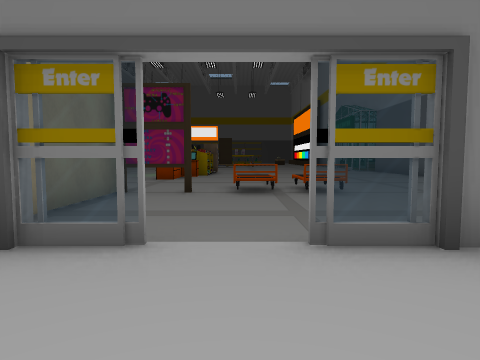
View 1 (above)

19 first-person views from a walk through a scene from a Unity 3-D project. The camera is 1.4 m above the floor, tilts 4° down and sees 75° across. The floor is counted in squares, 2 m on a side. Each view is taken from the middle of a square. On the plan, view 1 faces up. The plan holds only what a view shows up to about 10 squares ahead; the rest is blank. The place goes on beyond the plan. Some surface patterns are stand-ins.

View 2
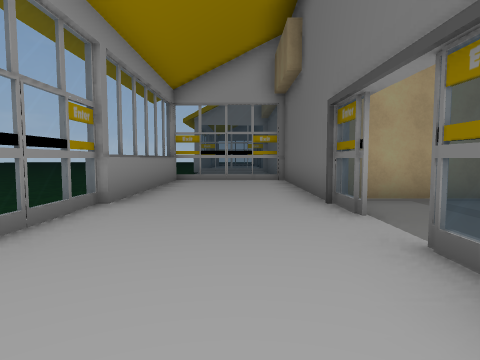

View 3
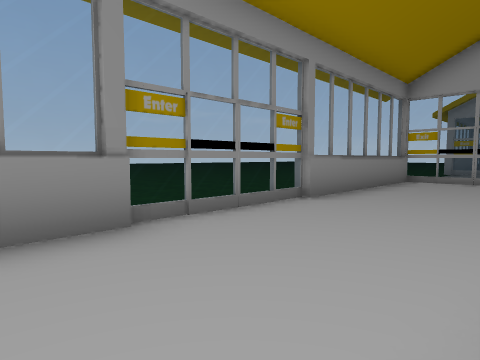

View 4
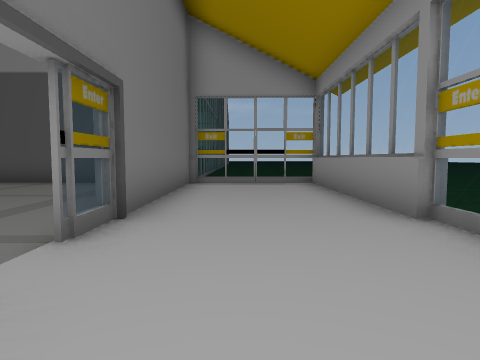

View 5
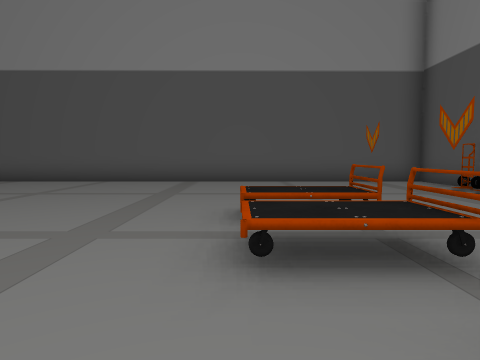

View 6
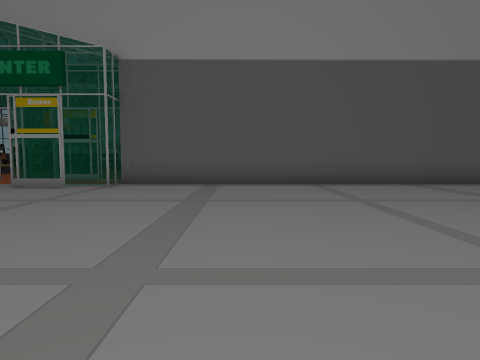

View 7
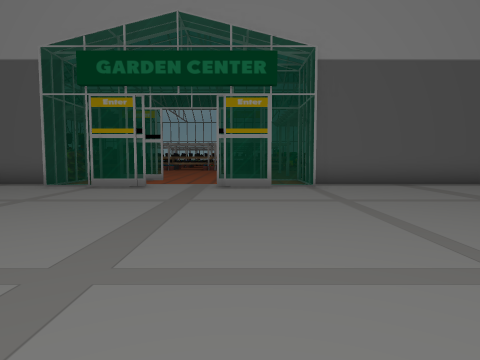

View 8
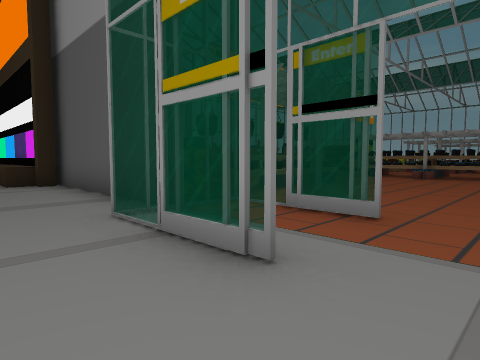

View 9
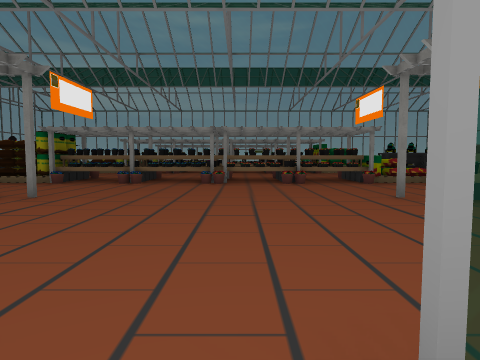

View 10
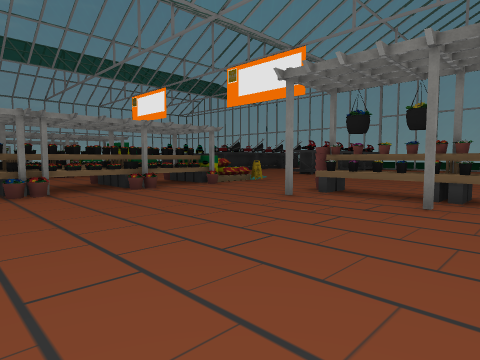

View 11
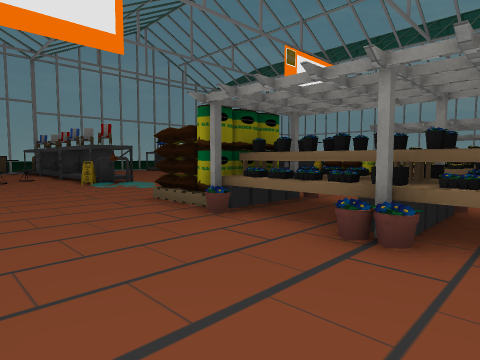

View 12
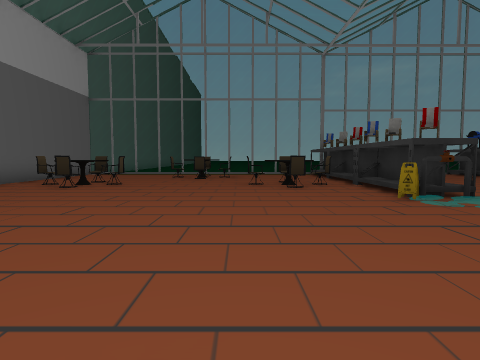

View 13
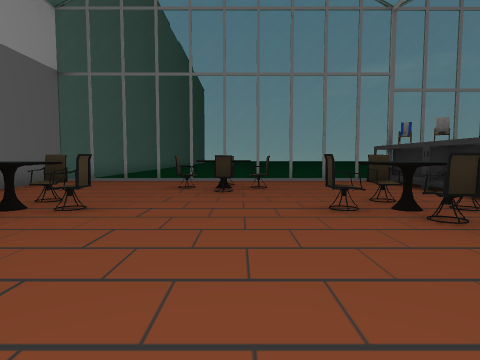

View 14
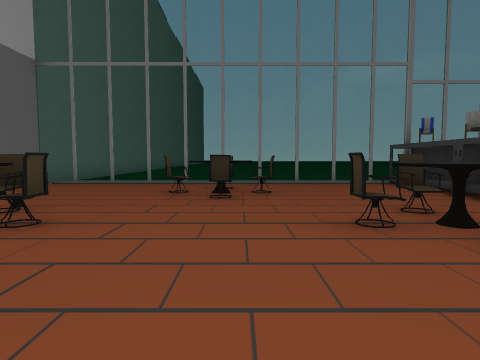

View 15
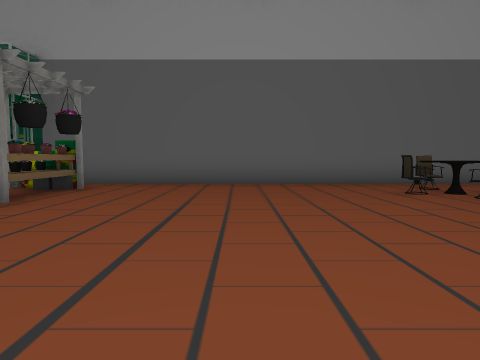

View 16
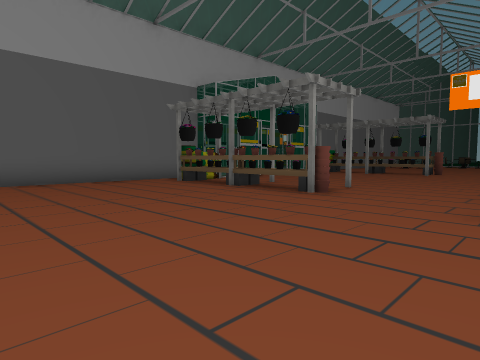

View 17
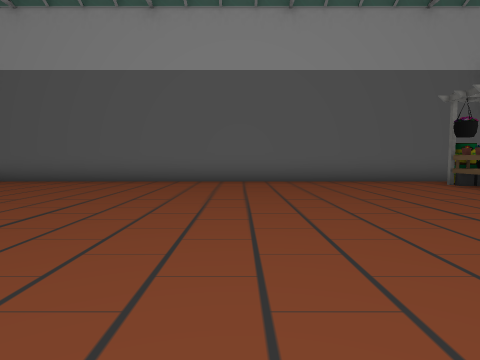

View 18
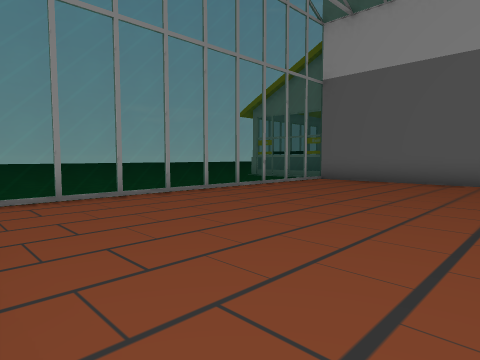

View 19
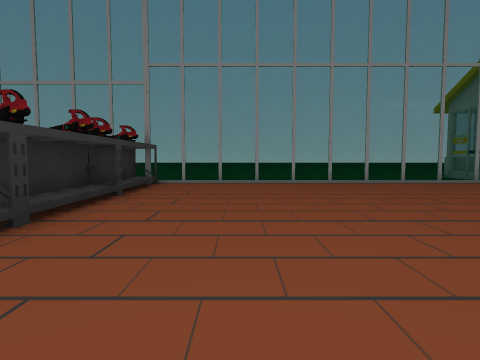

### Floor plan
Key: @ floor where view 1 was taken; # wall or solid block; x gap in a wall; . main floor; - floor 0.25 m lower than the main floor; / step, stairs or slope; = window, fence, low wall or low ledge; ~ liquid the walk can cross; O other object.
Columns run from 7 left of view 1 to 18 right of it. Each row starts with its distance up from view 1.
 40               #
 39               #========= #
 38               #.........OO
 37               #.....O....O
 36               #....OO...OO
 35               #..........O
 34               #..O....O..O
 33               #.OOO..OOOOO
 32               #..O....O..O
 31               #.........OO
 30               #.........O~
 29              .#.........O.
 28              .#..........
 27              .#.........O
 26              .#.........OO
 25              .#.OOOOO..OOO
 24             ..=#O.O.O...OO
 23            ...=.=......OOO
 22          .....=.=.......OO
 21         ...............OOO
 20        .................OO
 19       ........=.=......OOO
 18        .......=.=......OOO
 17         ......##O....#..OO
 16         ......#.OOOOO...OO
 15        .......#.........OO
 14       ........#.........O
 13        .......#..........
 12         ......#..........
 11         ......#..........
 10     ..........#........./O
  9     ..........#........./O
  8     ...OOO....#........./O
  7     ##xOOO....#........./O
  6     #.........#........./O
  5     #.........#........./O
  4     #.........#........./O
  3   ###....#  O.#........./O
  2 ###.##=.=#..###===========
  1 =.............=  -------
  0 =......@......=   ------
 -1 ######===######    -----
 -2     --              ----

Where each view was taken, in squares from view 1:
view 1: 0 up, 0 right, facing up
view 2: 1 up, 3 right, facing left
view 3: 2 up, 3 right, facing down-left
view 4: 1 up, 2 left, facing right
view 5: 8 up, 2 left, facing right
view 6: 14 up, 1 left, facing right
view 7: 19 up, 1 left, facing right
view 8: 20 up, 5 right, facing up-right
view 9: 20 up, 8 right, facing right
view 10: 22 up, 10 right, facing down-right
view 11: 22 up, 14 right, facing up-right
view 12: 25 up, 14 right, facing up
view 13: 29 up, 13 right, facing up
view 14: 30 up, 13 right, facing up
view 15: 29 up, 16 right, facing left
view 16: 10 up, 17 right, facing up-left
view 17: 10 up, 17 right, facing left
view 18: 8 up, 17 right, facing down-left
view 19: 11 up, 15 right, facing down
